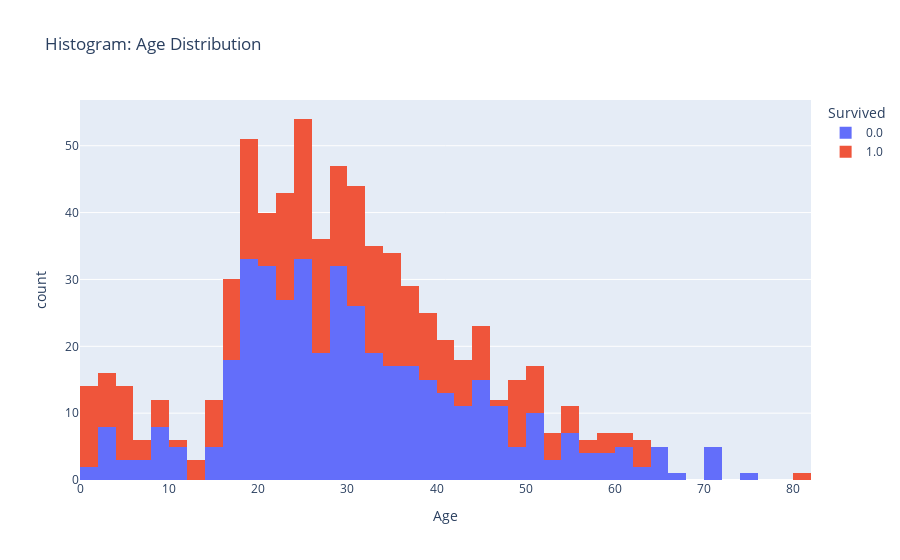

Write notebook code for a chart like this one.
### Markdown cell above
### Histograms

### Code cell
fig.show()
fig = px.histogram(titanic_data, x='Age', color='Survived', title="Histogram: Age Distribution")

### Figure 1 — Plotly figure (JSON) as saved in the notebook; plotly's stock layout.template omitted (floating-point values rounded to 4 significant figures; data arrays with more than 128 entries replaced by an {"elided": "..."} marker saying what was removed)
{"data": [{"alignmentgroup": "True", "bingroup": "x", "hovertemplate": "Survived=0.0<br>Age=%{x}<br>count=%{y}<extra></extra>", "legendgroup": "0.0", "marker": {"color": "#636efa", "pattern": {"shape": ""}}, "name": "0.0", "offsetgroup": "0.0", "orientation": "v", "showlegend": true, "type": "histogram", "x": {"elided": "549 float values"}, "xaxis": "x", "yaxis": "y"}, {"alignmentgroup": "True", "bingroup": "x", "hovertemplate": "Survived=1.0<br>Age=%{x}<br>count=%{y}<extra></extra>", "legendgroup": "1.0", "marker": {"color": "#EF553B", "pattern": {"shape": ""}}, "name": "1.0", "offsetgroup": "1.0", "orientation": "v", "showlegend": true, "type": "histogram", "x": {"elided": "342 float values"}, "xaxis": "x", "yaxis": "y"}], "layout": {"barmode": "relative", "legend": {"title": {"text": "Survived"}, "tracegroupgap": 0}, "title": {"text": "Histogram: Age Distribution"}, "xaxis": {"anchor": "y", "domain": [0, 1], "title": {"text": "Age"}}, "yaxis": {"anchor": "x", "domain": [0, 1], "title": {"text": "count"}}}}
